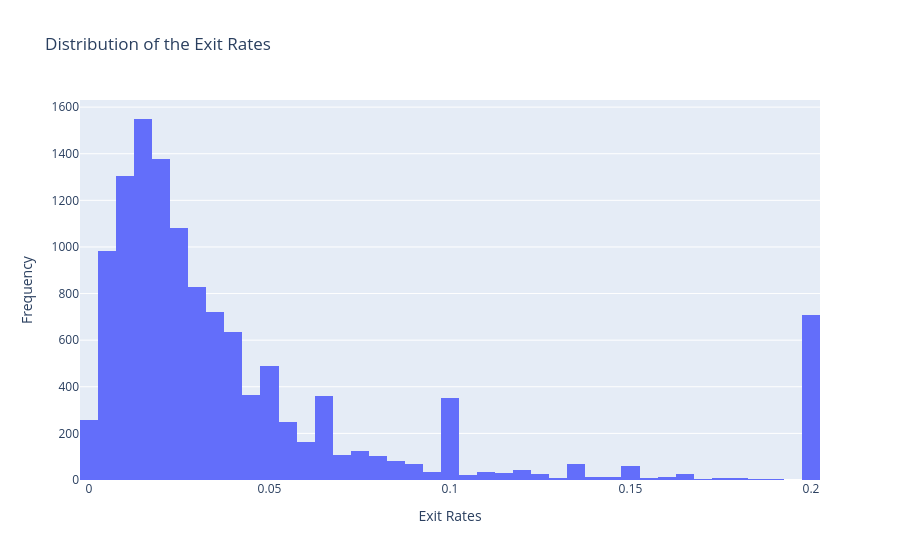

Write notebook code for a chart like this one.
### Markdown cell above
### ExitRates

### Code cell
fig = px.histogram(online_shoppers, x="ExitRates", title="Distribution of the Exit Rates")

fig.update_layout(
    legend_title_text = "ExitRates",
    yaxis_title = "Frequency",
    xaxis_title = "Exit Rates"
)

fig.show()

### Figure 1 — Plotly figure (JSON) as saved in the notebook; plotly's stock layout.template omitted (floating-point values rounded to 4 significant figures; data arrays with more than 128 entries replaced by an {"elided": "..."} marker saying what was removed)
{"data": [{"bingroup": "x", "hovertemplate": "ExitRates=%{x}<br>count=%{y}<extra></extra>", "legendgroup": "", "marker": {"color": "#636efa", "pattern": {"shape": ""}}, "name": "", "orientation": "v", "showlegend": false, "type": "histogram", "x": {"elided": "12330 float values"}, "xaxis": "x", "yaxis": "y"}], "layout": {"barmode": "relative", "legend": {"title": {"text": "ExitRates"}, "tracegroupgap": 0}, "title": {"text": "Distribution of the Exit Rates"}, "xaxis": {"anchor": "y", "domain": [0, 1], "title": {"text": "Exit Rates"}}, "yaxis": {"anchor": "x", "domain": [0, 1], "title": {"text": "Frequency"}}}}
